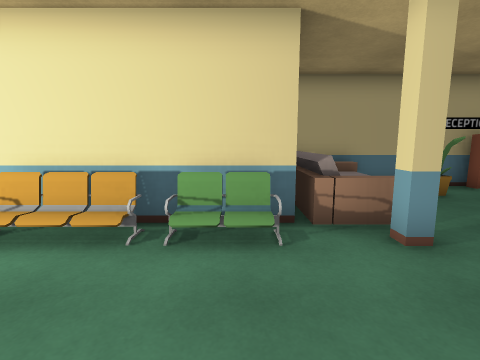
[1] (above)

16 first-person views from a walk through a Unity game level. The camera is 1.3 m above the floor, tilts 8° down and sees 85° across. The floor is counted in squares, 1 m on a side. Each view is taken from the middle of a square. On the plan, view 1 faces up. The plan holds only what a view shows up to about 13 squares ahead; the rest is blank. The player is left out. Some animated figures are left out. Door leaves are left out, so doorways stand open. Some surface patterns are stand-ins.

[2]
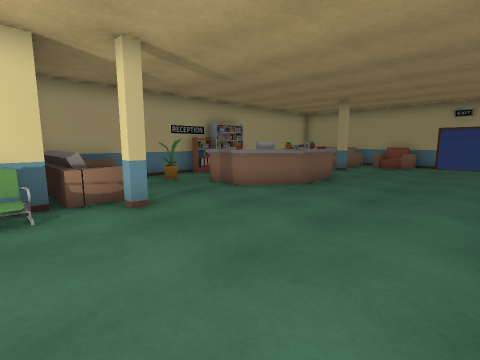

[3]
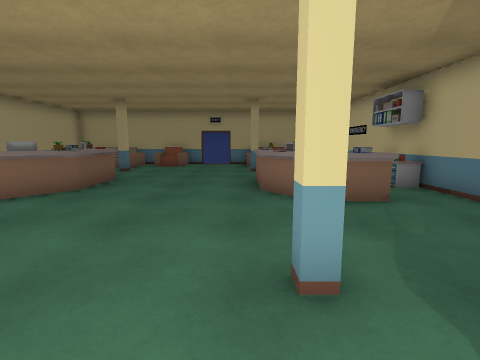

[4]
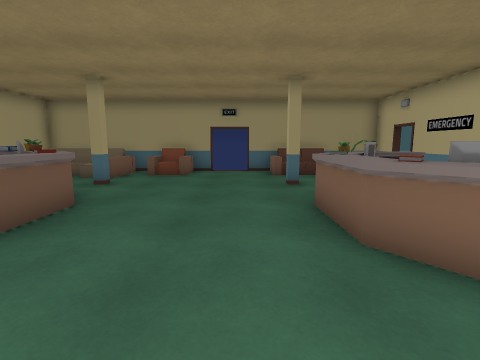

[5]
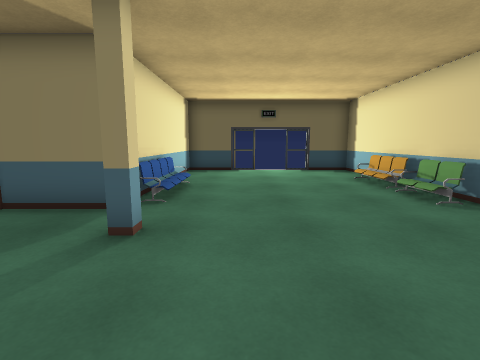

[6]
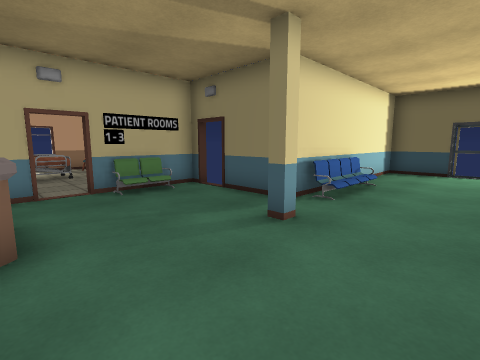

[7]
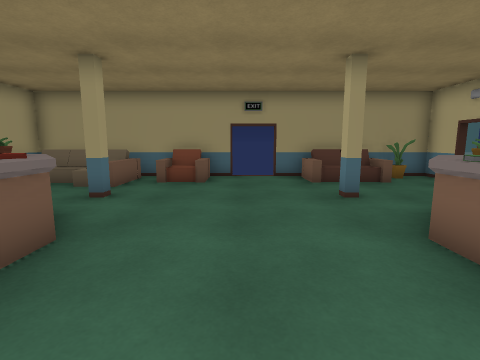

[8]
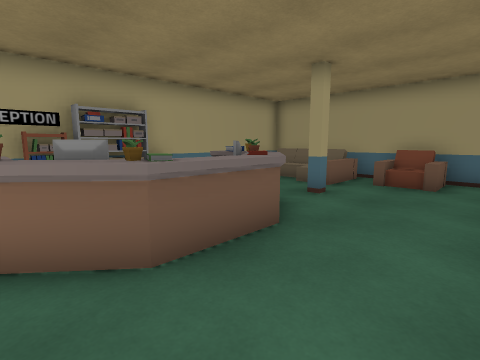

[9]
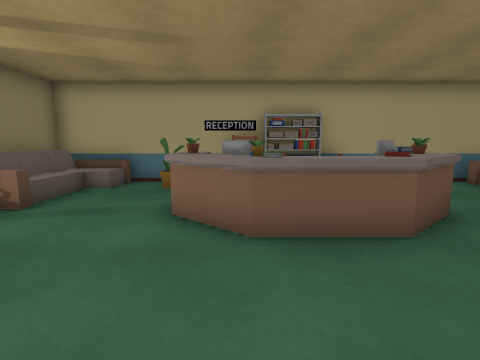

[10]
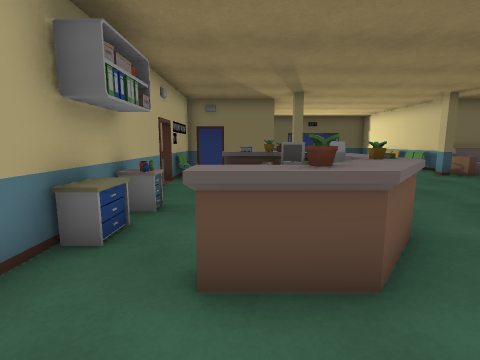

[11]
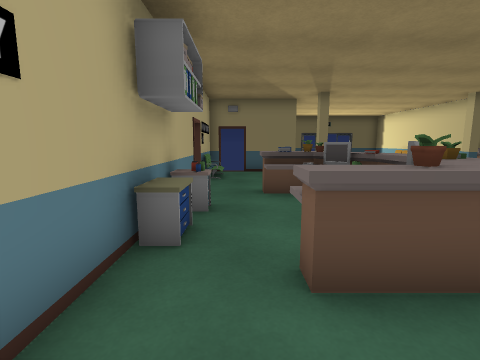

[12]
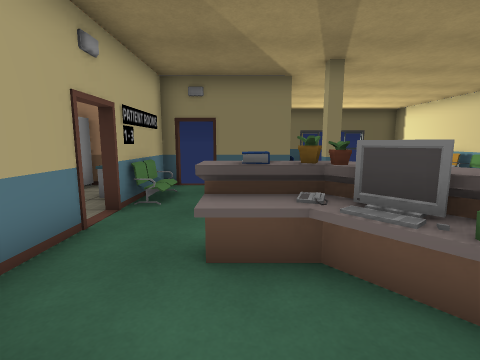

[13]
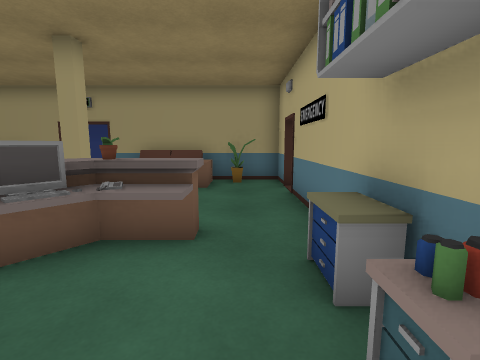

[14]
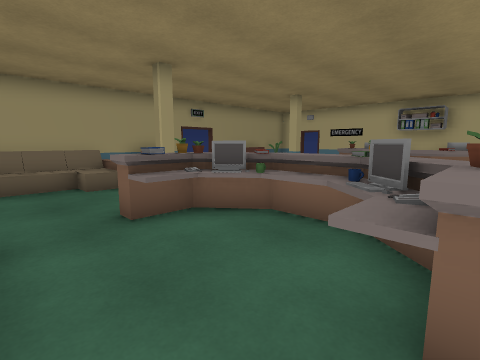

[15]
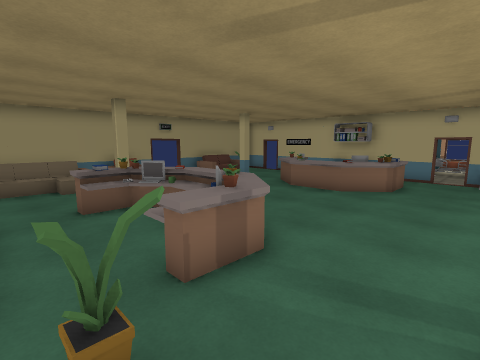

[16]
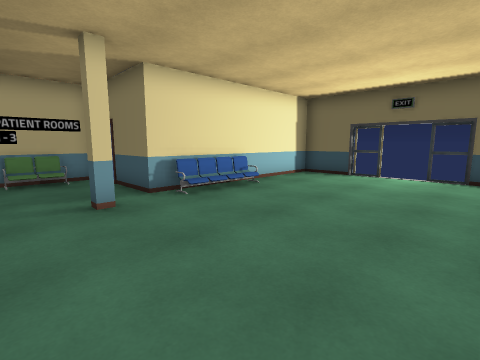

### Floor plan
Key: @ floor where view 1 was taken; # wall or solid block; x gap in a wall; . main floor; : floor 0.5 m higher than the main floor; + floor 0.75 m higher than the main floor; / step, stairs or slope; D open door; S shelf; F sofa; L flower; C chair; P pillar; T table; I sign; O other object.
Columns run from 7 left of view 1 to 17 right of it. Each row starts with its distance up from view 1.
  8         ######S#S#######
  7         #::...SSS .... #
  6         FF..L......... F
  5         #F...TT..TT../ ##
  4 ####C####....TT.TTT..//##
  3 #........P...TTTTT.P...##
  2 x.....................OF#
  1  .....................FF#
  0  ......@...............D
 -1  ......................D
 -2 #......................##
 -3 #....///.P....TTTT.P..:F#
 -4 #########....TTTTTT...:F#
 -5         #....TT..TT...+##
 -6         D..............L#
 -7         DCIDD..SSS.I#DD.#
 -8          S ## #####   ###
 -9         #....
-10         SS

Positions as (right, up) in squares from view 1, and headings:
1: (0, 0), facing up
2: (0, -2), facing up-right
3: (0, -2), facing right
4: (4, -1), facing right
5: (6, -1), facing left
6: (6, 0), facing down-left
7: (6, 0), facing right
8: (6, 0), facing up-right
9: (7, -1), facing up
10: (13, -5), facing left
11: (13, -6), facing left
12: (9, -5), facing left
13: (7, -6), facing right
14: (6, 7), facing down-right
15: (3, 7), facing down-right
16: (4, 3), facing down-left
